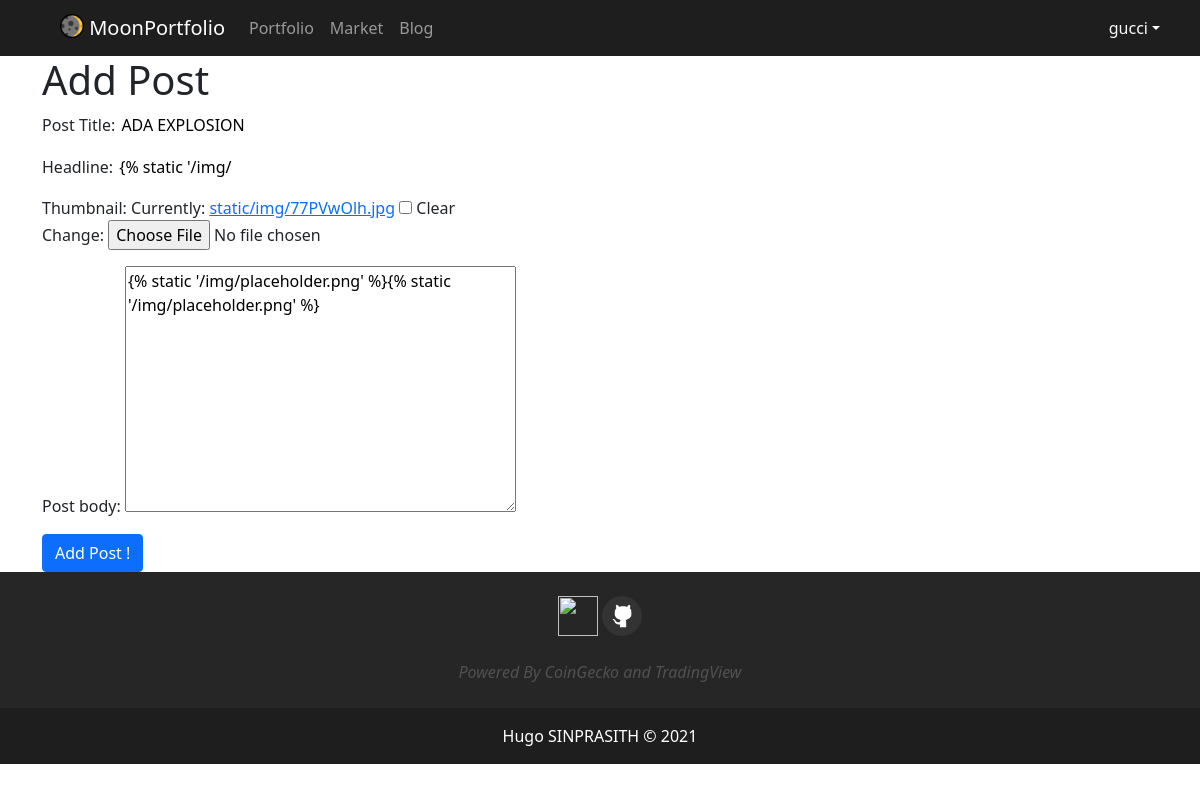
The page /blog/edit_post/8/ (signed in) on the database as committed earlier.
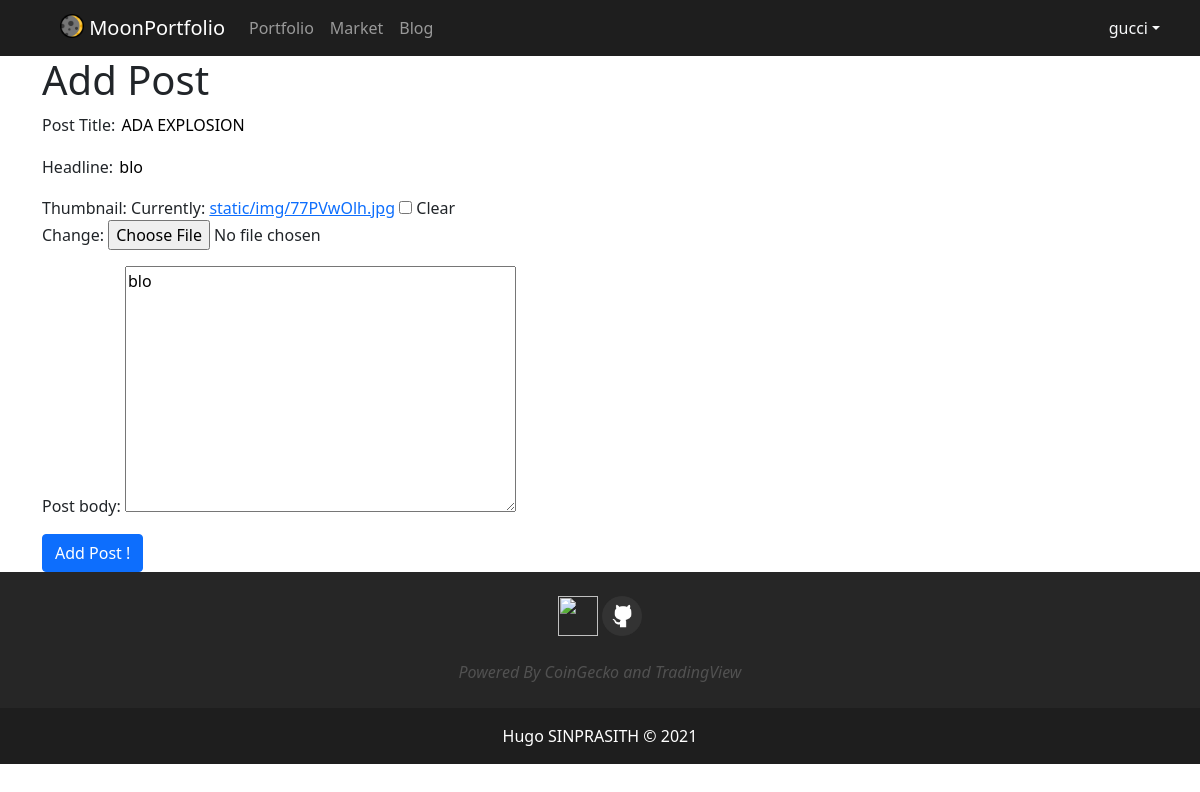
The same page on the database as committed later.
### blog/models.py (models this page shows, shortened)
class Post(models.Model):
    title = models.CharField(max_length=400)
    headline = models.CharField(max_length=400, null=True, blank=True)
    author = models.ForeignKey(settings.AUTH_USER_MODEL, on_delete=models.CASCADE, default=1)
    date = models.DateField(auto_now=True)
    body = models.TextField()
    image = models.ImageField(null=True, blank=True, upload_to="static/img", default="static/img/placeholder.png")

### blog/views.py (the view)
# urls.py: path('edit_post/<int:pk>/', views.edit_post, name='edit_post'),
@login_required(login_url='login')
def edit_post(request, pk):
    if not request.user.is_authenticated:
        raise Http404
    post = Post.objects.get(id=pk)
    form = PostForm(instance=post)
    if form.is_valid():
        instance = form.save()
        instance.save()
        messages.success(request, "Successfully Created")
        return redirect('blog')
    context = {'form' : form}
    return render(request, 'blog/add_post.html', context)

### blog/forms.py
class PostForm(forms.ModelForm):
    class Meta:
        model = Post
        fields = ['title', 'headline', 'image', 'body']
        labels = {
            "title" : "Post Title",
            "image" : "Thumbnail",
            "body" : "Post body"
        }

### blog/templates/blog/add_post.html (shortened to what this page needs)
{% extends 'home/base_logged.html' %}
{% block body %}
<div class="container">
    <div class="row">
        <h1>Add Post</h1>
        <form method="POST" action="">
            {{ form.as_p }}
            <button type="submit" class="btn btn-primary">Add Post !</button>
        </form>
    </div>
</div>
{% endblock %}

Rows that differ between the two databases and show on the page:
changed Post "ADA EXPLOSION": headline "{% static '/img/" → "blo"; body "{% static '/img/placeholder.png' %}{% static '/img/placeholder.png' %}" → "blo"
